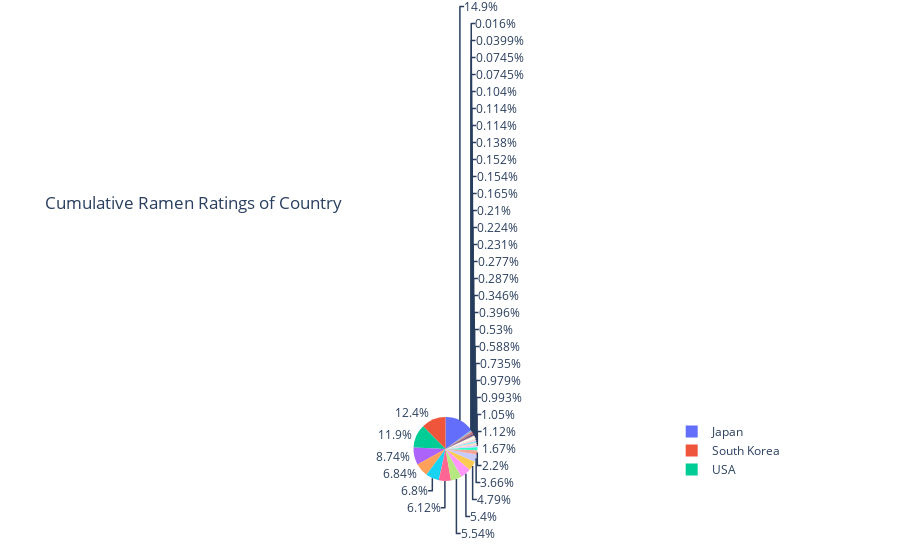

Notebook code cell kept with this figure:
### Code cell
fig = px.pie(df, values='Stars', names='Country', title='Cumulative Ramen Ratings of Country')
fig.show()

### Figure 1 — Plotly figure (JSON) as saved in the notebook; plotly's stock layout.template omitted (floating-point values rounded to 4 significant figures; data arrays with more than 128 entries replaced by an {"elided": "..."} marker saying what was removed)
{"data": [{"domain": {"x": [0, 1], "y": [0, 1]}, "hoverlabel": {"namelength": 0}, "hovertemplate": "Country=%{label}<br>Stars=%{value}", "labels": {"elided": "2575 str values"}, "legendgroup": "", "name": "", "showlegend": true, "type": "pie", "values": {"elided": "2575 float values"}}], "layout": {"legend": {"tracegroupgap": 0}, "title": {"text": "Cumulative Ramen Ratings of Country"}}}
